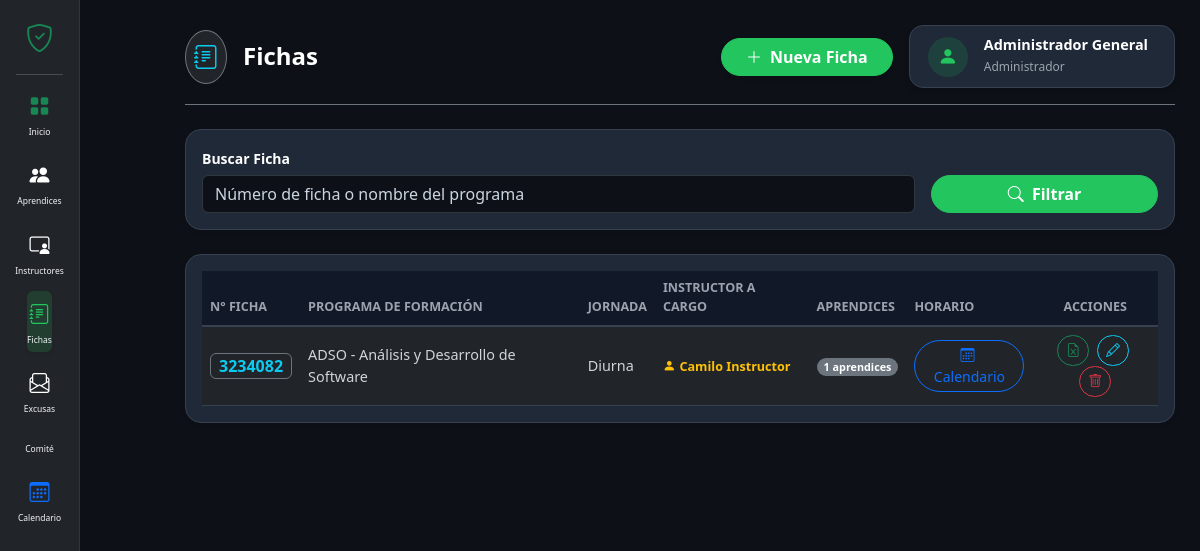
/index.php?action=gestion_fichas (signed in), run on the app's committed database.
### tables this page shows
CREATE TABLE ficha (
    id_ficha INT AUTO_INCREMENT PRIMARY KEY,
    numero_ficha VARCHAR(50) NOT NULL UNIQUE,
    nombre_programa VARCHAR(150) NOT NULL,
    jornada VARCHAR(45) NOT NULL DEFAULT 'Diurna',
    fk_usuario INT NULL,
    fecha_creacion TIMESTAMP DEFAULT CURRENT_TIMESTAMP,
    CONSTRAINT fk_ficha_usuario FOREIGN KEY (fk_usuario) REFERENCES usuario(id_usuario) ON DELETE SET NULL ON UPDATE CASCADE,
    INDEX idx_ficha_numero (numero_ficha)
);

### controllers/FichaController.php (called while the page is built, shortened)
<?php
class FichaController
{
    private function conectar()
    {
        $database = new Database();
        return $database->getConnection();
    }
    public function viewFichas(): void
    {
        $db = $this->conectar();
        $buscar = trim($_GET['buscar'] ?? '');
        $sql = "SELECT f.id_ficha, f.numero_ficha, f.nombre_programa, f.jornada, f.fk_usuario,
                       CONCAT(u.nombre, ' ', u.apellido) AS instructor,
                       (SELECT COUNT(*) FROM aprendiz WHERE fk_ficha = f.id_ficha) AS total_aprendices
                FROM ficha f
                LEFT JOIN usuario u ON f.fk_usuario = u.id_usuario
                WHERE 1 = 1";
        $sql .= " ORDER BY f.numero_ficha";
        $stmt = $db->prepare($sql);
        $stmt->execute();
        $fichas = $stmt->get_result()->fetch_all(MYSQLI_ASSOC);
        $rol = $_SESSION['rol'] ?? 'Administrador';
        $nombreUsuario = $_SESSION['nombre_completo'] ?? ($_SESSION['nombre'] ?? 'Administrador');
        $rolUsuario = $rol;
        require_once __DIR__ . '/../views/gestion/fichas.php';
    }
}

### views/gestion/fichas.php (the view, shortened to what this page needs)
<?php
$fichas = $fichas ?? [];
$buscar = $buscar ?? '';
?>
<!DOCTYPE html>
<html lang="es">
<head>
    <link href="https://cdn.jsdelivr.net/npm/bootstrap@5.3.2/dist/css/bootstrap.min.css" rel="stylesheet">
    <link rel="stylesheet" href="https://cdn.jsdelivr.net/npm/bootstrap-icons@1.11.1/font/bootstrap-icons.css">
    <link rel="stylesheet" href="public/css/dashboard.css?v=<?= file_exists('public/css/dashboard.css') ? filemtime('public/css/dashboard.css') : time(); ?>">
</head>
<body class="bg-dark-app">
    <div class="dashboard-container dashboard-container-dark">
        <?php require_once __DIR__ . '/../partials/sidebar.php'; ?>
        <main class="main-content main-content-dark">
            <div class="d-flex flex-wrap justify-content-between align-items-center gap-3 pb-3 mb-4 border-bottom border-secondary">
                <div class="d-flex align-items-center gap-3">
                    <div class="p-2 rounded-circle bg-dark border border-secondary text-info">
                        <i class="bi bi-journal-text fs-4"></i>
                    </div>
                    <div>
                        <h4 class="fw-bold text-white mb-0">Fichas</h4>
                    </div>
                </div>
                <div class="d-flex align-items-center gap-3 flex-wrap">
                    <button class="btn btn-success rounded-pill px-4 fw-semibold shadow-sm" data-bs-toggle="modal" data-bs-target="#modalNuevaFicha">
                        <i class="bi bi-plus-lg me-1"></i> Nueva Ficha
                    </button>
                    <div class="header-profile-card d-flex align-items-center gap-3" data-bs-toggle="modal" data-bs-target="#modalPerfil" title="Ver perfil del administrador">
                        <div class="header-avatar-circle">
                            <i class="bi bi-person-fill"></i>
                        </div>
                        <div class="text-start pe-2">
                            <h6 class="fw-bold mb-0 text-white profile-title"><?= htmlspecialchars((string)($nombreUsuario ?? ($_SESSION['nombre_completo'] ?? 'Administrador'))); ?></h6>
                            <span class="text-muted profile-subtitle"><?= htmlspecialchars((string)($rolUsuario ?? ($_SESSION['rol'] ?? 'Administrador'))); ?></span>
                        </div>
                    </div>
                </div>
            </div>
            <div class="card card-dark-panel p-3 mb-4 shadow-sm">
                <form method="GET" action="index.php" class="row g-3 align-items-end">
                    <div class="col-md-9">
                        <label class="form-label text-white small fw-semibold">Buscar Ficha</label>
                        <input type="text" name="buscar" value="<?= htmlspecialchars($buscar); ?>" class="form-control form-control-dark text-white" placeholder="Número de ficha o nombre del programa">
                    </div>
                    <div class="col-md-3">
                        <button type="submit" class="btn btn-success rounded-pill fw-semibold w-100">
                            <i class="bi bi-search me-1"></i> Filtrar
                        </button>
                    </div>
                </form>
            </div>
            <div class="card card-dark-panel p-3 shadow-sm">
                <div class="table-responsive">
                    <table class="table table-dark table-hover align-middle mb-0 table-text-sm">
                        <thead>
                            <tr class="text-white-50 small text-uppercase border-bottom border-secondary">
                                <th>N° Ficha</th>
                                <th>Programa de Formación</th>
                                <th>Jornada</th>
                                <th>Instructor a Cargo</th>
                                <th>Aprendices</th>
                                <th>Horario</th>
                                <th class="text-center">Acciones</th>
                            </tr>
                        </thead>
                        <tbody>
                            <?php if (empty($fichas)): ?>
                                <tr>
                                    <td colspan="7" class="text-center text-white-50 py-4">No se encontraron fichas registradas.</td>
                                </tr>
                            <?php else: ?>
                                <?php foreach ($fichas as $f): ?>
                                    <tr class="border-bottom border-secondary">
                                        <td class="text-white fw-semibold">
                                            <span class="badge bg-dark border border-secondary text-info fs-6 px-2 py-1">
                                                <?= htmlspecialchars($f['numero_ficha']); ?>
                                            </span>
                                        </td>
                                        <td class="text-white"><?= htmlspecialchars($f['nombre_programa']); ?></td>
                                        <td class="text-white-50"><?= htmlspecialchars($f['jornada']); ?></td>
                                        <td>
                                            <?php if (!empty($f['instructor'])): ?>
                                                <span class="text-warning small fw-semibold">
                                                    <i class="bi bi-person-fill me-1"></i><?= htmlspecialchars($f['instructor']); ?>
                                                </span>
                                            <?php else: ?>
                                                <span class="text-muted small">Sin asignar</span>
                                            <?php endif; ?>
                                        </td>
                                        <td>
                                            <span class="badge bg-secondary rounded-pill">
                                                <?= (int)($f['total_aprendices'] ?? 0); ?> aprendices
                                            </span>
                                        </td>
                                        <td>
                                            <a href="index.php?action=calendario&id_ficha=<?= (int)$f['id_ficha']; ?>" class="btn btn-outline-primary btn-sm rounded-pill" title="Ver horario en calendario">
                                                <i class="bi bi-calendar3 me-1"></i> Calendario
                                            </a>
                                        </td>
                                        <td class="text-center">
                                            <a href="index.php?action=reporte_asistencia_excel&tipo=mensual&ficha_id=<?= (int)$f['id_ficha']; ?>" class="btn btn-outline-success btn-sm rounded-pill me-1" title="Descargar Sábana Mensual en Excel (.xlsx)">
                                                <i class="bi bi-file-earmark-excel"></i>
                                            </a>
                                            <button class="btn btn-outline-info btn-sm rounded-pill me-1"
                                                data-bs-toggle="modal" data-bs-target="#modalEditarFicha"
                                                data-id="<?= (int)$f['id_ficha']; ?>"
                                                data-numero="<?= htmlspecialchars($f['numero_ficha']); ?>"
                                                data-programa="<?= htmlspecialchars($f['nombre_programa']); ?>"
                                                data-jornada="<?= htmlspecialchars($f['jornada']); ?>"
                                                data-instructor="<?= (int)($f['fk_usuario'] ?? 0); ?>"
                                                title="Editar Ficha">
                                                <i class="bi bi-pencil"></i>
                                            </button>
                                            <a href="index.php?action=eliminar_ficha&id=<?= (int)$f['id_ficha']; ?>"
                                               class="btn btn-outline-danger btn-sm rounded-pill"
                                               onclick="return confirm('¿Seguro que deseas eliminar esta ficha? Se desvincularán los aprendices asociados.');"
                                               title="Eliminar Ficha">
                                                <i class="bi bi-trash"></i>
                                            </a>
                                        </td>
                                    </tr>
                                <?php endforeach; ?>
                            <?php endif; ?>
                        </tbody>
                    </table>
                </div>
            </div>
        </main>
    </div>
</body>
</html>

### public/css/dashboard.css (style rules this page uses)
:root { --bg-main: #111827; --card-bg: #1f2937; --text-color: #f3f4f6; --text-muted: #9ca3af; --border-color: #374151; --accent-green: #22c55e; }
.dashboard-container { display: flex; min-height: 100vh; background-color: #0d1117; }
body { background-color: var(--bg-main) !important; color: var(--text-color) !important; font-family: 'Segoe UI', Tahoma, Geneva, Verdana, sans-serif; margin: 0; padding: 0; }
h1, h2, h3, h4, h5, h6, p, span, label { color: var(--text-color); }
.text-muted, p.text-muted { color: var(--text-muted) !important; }
.card, .dashboard-card, .stat-card, div[class*="card"], .bg-white { background-color: var(--card-bg) !important; color: var(--text-color) !important; border: 1px solid var(--border-color) !important; box-shadow: 0 4px 6px -1px rgba(0, 0, 0, 0.2); }
.main-content { flex-grow: 1; padding: 30px; margin-left: 0; background-color: #0b0f19; }
table, .table { background-color: var(--card-bg) !important; color: var(--text-color) !important; }
table th, .table th { background-color: #111827 !important; color: var(--text-muted) !important; border-bottom: 2px solid var(--border-color) !important; }
table td, .table td { border-bottom: 1px solid var(--border-color) !important; color: #d1d5db !important; }
.btn-primary, .btn-success, button[type="submit"] { background-color: var(--accent-green) !important; border-color: var(--accent-green) !important; color: #ffffff !important; }
.modal-content label, .modal-content .form-label, .modal-content-dark label, .modal-content-dark .form-label, label.form-label { color: #ffffff !important; font-weight: 600 !important; margin-bottom: 0.35rem !important; display: inline-block !important; }
.modal-content .form-control, .modal-content .form-select, .modal-content textarea, .form-control, .form-control-dark, .form-select-dark, .input-dark { background-color: #0d1117 !important; border: 1px solid #30363d !important; color: #ffffff !important; -webkit-text-fill-color: #ffffff !important; }
.form-control::placeholder, .form-control-dark::placeholder, .input-dark::placeholder, .input-novedad::placeholder, input::placeholder, textarea::placeholder { color: #cbd5e1 !important; opacity: 1 !important; }
.header-profile-card { background-color: #1e293b !important; border: 1px solid rgba(255, 255, 255, 0.08) !important; border-radius: 14px !important; padding: 10px 18px !important; cursor: pointer; transition: all 0.2s ease; }
.header-avatar-circle { width: 40px; height: 40px; background: rgba(34, 197, 94, 0.15); color: #22c55e; display: flex; align-items: center; justify-content: center; border-radius: 50%; font-size: 1.2rem; }
.bg-dark-app, body.bg-dark-app { background-color: #0d1117 !important; color: #f3f4f6 !important; }
.dashboard-container-dark { background-color: #0d1117 !important; min-height: 100vh; }
.main-content-dark { margin-left: 80px; padding: 25px; flex-grow: 1; background-color: #0d1117; }
.card-dark-panel { background-color: #161b22 !important; border: 1px solid #30363d !important; border-radius: 16px !important; }
.profile-title { font-size: 0.9rem; }
.profile-subtitle { font-size: 0.75rem; }
.table-text-sm { font-size: 0.9rem; }

### data on the page
ficha: numero_ficha "3234082", nombre_programa "ADSO - Análisis y Desarrollo de Software", jornada "Diurna", instructor "Camilo Instructor", total_aprendices "1"

### other printed values
$texto "Inicio Aprendices Instructores Fichas Excusas Comité Calendario"
$nombreUsuario "Administrador General"
$rolUsuario "Administrador"
